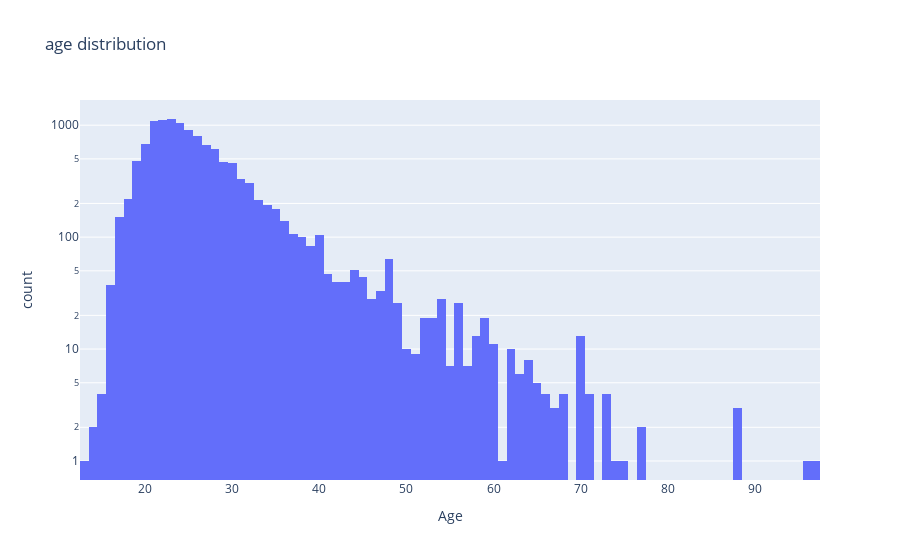

Here is the notebook cell this chart was saved with:
### Code cell
men_con = ['M']

df_age = df_USA[df_USA["Sex"].isin(men_con)]


fig = px.histogram(df_age, x="Age",  log_y=True, title=" age distribution")

fig.show()

### Figure 1 — Plotly figure (JSON) as saved in the notebook; plotly's stock layout.template omitted (floating-point values rounded to 4 significant figures; data arrays with more than 128 entries replaced by an {"elided": "..."} marker saying what was removed)
{"data": [{"alignmentgroup": "True", "bingroup": "x", "hovertemplate": "Age=%{x}<br>count=%{y}<extra></extra>", "legendgroup": "", "marker": {"color": "#636efa", "pattern": {"shape": ""}}, "name": "", "offsetgroup": "", "orientation": "v", "showlegend": false, "type": "histogram", "x": {"elided": "12479 int values"}, "xaxis": "x", "yaxis": "y"}], "layout": {"barmode": "relative", "legend": {"tracegroupgap": 0}, "title": {"text": " age distribution"}, "xaxis": {"anchor": "y", "domain": [0, 1], "title": {"text": "Age"}}, "yaxis": {"anchor": "x", "domain": [0, 1], "title": {"text": "count"}, "type": "log"}}}
